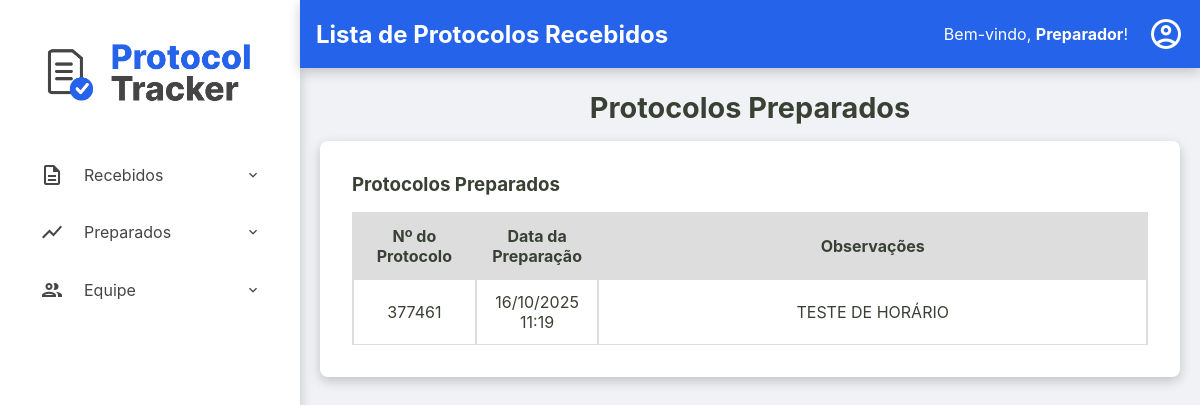
The app's page /preparadores/preparados (signed in), older data.
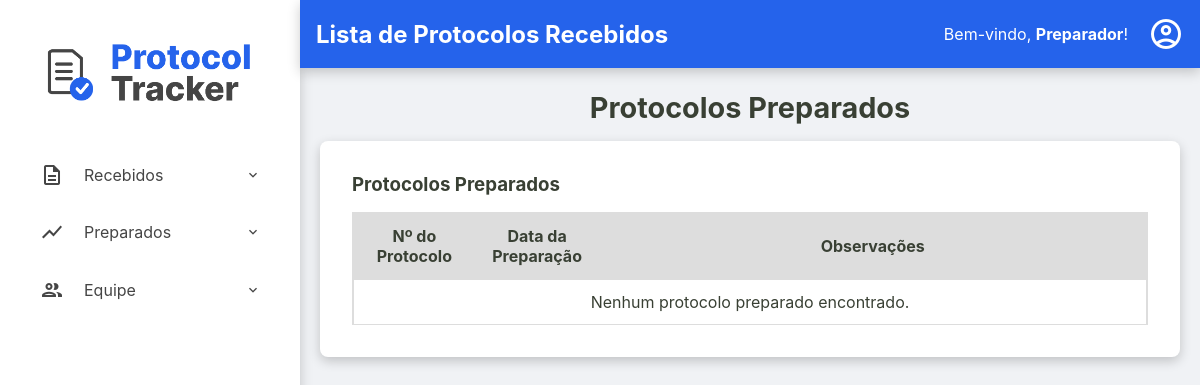
The same page, newer data.
### tables this page shows
CREATE TABLE protocolos (
    id TEXT PRIMARY KEY,
    id_remessa TEXT NOT NULL,
    numero_protocolo TEXT NOT NULL UNIQUE,
    data_preparacao TEXT NULL,
    id_preparador INTEGER NULL,
    data_digitalizacao TEXT NULL,
    id_digitalizador INTEGER NULL,
    status TEXT NOT NULL DEFAULT 'RECEBIDO',
    quantidade_paginas INTEGER NULL CHECK (quantidade_paginas >= 0),
    observacoes TEXT NULL,
    FOREIGN KEY (id_remessa) REFERENCES remessas (id),
    FOREIGN KEY (id_preparador) REFERENCES usuarios (id),
    FOREIGN KEY (id_digitalizador) REFERENCES usuarios (id)
  );

### src/Controller/ProtocoloController.php (called while the page is built, shortened)
<?php
class ProtocoloController
{
    public function preparadores_listaPreparados()
    {
        try {
            $listaProtocolosPreparados = $this->protocoloRepository->findByStatus('PREPARADO');
            require __DIR__ . '/../../templates/preparadores/preparados.php';
        } catch (Exception $e) {
            $this->home($e->getMessage());
        }
    }
}

### src/Repository/ProtocoloRepository.php (called while the page is built, shortened)
<?php
class ProtocoloRepository implements ProtocoloRepositoryInterface
{
    private PDO $connection;
    public function __construct(PDO $connection)
    {
        $this->connection = $connection;
    }
    public function findByStatus(string $status): array
    {
        $sqlQuery = "SELECT * FROM protocolos WHERE status = :status;";
        $stmt = $this->connection->prepare($sqlQuery);
        $stmt->bindValue(':status', $status);
        $stmt->execute();
        return $this->hidrataLista($stmt);
    }
    private function hidrataLista(PDOStatement $stmt): array
    {
        $listaDeProtocolos = [];
        while($dadosProtocolo = $stmt->fetch()){
            $listaDeProtocolos[] = Protocolo::fromArray($dadosProtocolo);
        }
        return $listaDeProtocolos;
    }
}

### src/Model/Protocolo.php (called while the page is built, shortened)
<?php
class Protocolo {
    public function getNumeroProtocolo(): string { return $this->numero_protocolo; }
    public function getDataPreparacao(): ?DateTimeImmutable { return $this->data_preparacao; }
    public function getObservacoes(): ?string { return $this->observacoes; }
    public static function fromArray(array $array): self
    {
        try {
            $data_preparacao = isset($array['data_preparacao']) ? new DateTimeImmutable($array['data_preparacao']) :  null;
            $data_digitalizacao = isset($array['data_digitalizacao']) ? new DateTimeImmutable($array['data_digitalizacao']) :  null;
        } catch (Exception $e) {
            throw new Exception("Falha ao criar data");
        }
        return new self(
            $array['id'],
            $array['id_remessa'],
            $array['numero_protocolo'],
            $data_preparacao,
            isset($array['id_preparador']) ? (int) $array['id_preparador'] : null,
            $data_digitalizacao,
            isset($array['id_digitalizador']) ? (int) $array['id_digitalizador'] : null,
            $array['status'],
            isset($array['quantidade_paginas']) ? (int) $array['quantidade_paginas'] : null,
            $array['observacoes'] ?? null,
        );
    }
}

### templates/preparadores/preparados.php (the view, shortened to what this page needs)
<?php require __DIR__ . '/../components/_header.php'; ?>
<h2>Protocolos Preparados</h2>
<div class="listagem-container">
    <h3>Protocolos Preparados</h3>
    <table id="tabela-preparados" class="protocolos-table datatable-js tabela-protocolos">
        <thead>
            <tr>
                <th>Nº do Protocolo</th>
                <th>Data da Preparação</th>
                <th>Observações</th>
            </tr>
        </thead>
        <tbody>
            <?php
                $fusoHorarioLocal = new DateTimeZone('America/Campo_Grande');
            ?>
            <?php if (empty($listaProtocolosPreparados)): ?>
                <tr>
                    <td colspan="4" class="nenhum-resultado">Nenhum protocolo preparado encontrado.</td>
                </tr>
            <?php endif; ?>
            <?php foreach ($listaProtocolosPreparados as $protocolo): ?>
                <tr>
                    <td><?= htmlspecialchars($protocolo->getNumeroProtocolo()) ?></td>
                    <td><?= $protocolo->getDataPreparacao() ? $protocolo->getDataPreparacao()->setTimezone($fusoHorarioLocal)->format('d/m/Y H:i') : 'N/A' ?></td>
                    <td class="coluna-observacoes" title="<?= htmlspecialchars($protocolo->getObservacoes() ?? '') ?>">
                        <?= htmlspecialchars($protocolo->getObservacoes() ?? 'N/A') ?>
                    </td>
                </tr>
            <?php endforeach; ?>
        </tbody>
    </table>
</div>
<?php require __DIR__ . '/../components/_footer.php'; ?>

Row changes from the older to the newer data that the page shows:
removed protocolos: numero_protocolo "377461", format "16/10/2025 11:19", observacoes "TESTE DE HORÁRIO"
Text that changed along with them:
text now shown: "Nenhum protocolo preparado encontrado."
